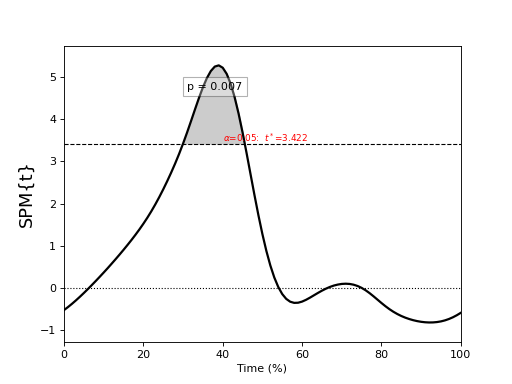

Python code for this plot:

import numpy as np
from matplotlib import pyplot
import spm1d



#(0) Load dataset:
dataset    = spm1d.data.uv1d.regress.SimulatedPataky2015c()
Y,x        = dataset.get_data()



#(1) Conduct regression:
alpha      = 0.05
t          = spm1d.stats.regress(Y, x)
ti         = t.inference(alpha, two_tailed=False, interp=True)



#(2) Plot:
pyplot.close('all')
ax     = pyplot.axes()
ti.plot()
ti.plot_threshold_label(fontsize=8)
ti.plot_p_values(size=10, offsets=[(0,0.3)])
ax.set_xlabel('Time (%)')
# pyplot.show()
